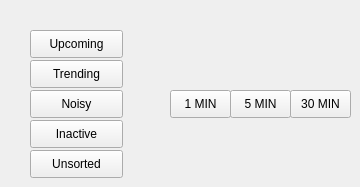
      <widget class="QWidget" name="tab_2">
       <attribute name="title">
        <string>Analysis</string>
       </attribute>
       <attribute name="toolTip">
        <string>&lt;html&gt;&lt;head/&gt;&lt;body&gt;&lt;p&gt;Trade Analysis&lt;/p&gt;&lt;/body&gt;&lt;/html&gt;</string>
       </attribute>
       <widget class="QPushButton" name="pushButton">
        <property name="geometry">
         <rect>
          <x>30</x>
          <y>30</y>
          <width>93</width>
          <height>28</height>
         </rect>
        </property>
        <property name="text">
         <string>Upcoming</string>
        </property>
       </widget>
       <widget class="QPushButton" name="pushButton_3">
        <property name="geometry">
         <rect>
          <x>30</x>
          <y>60</y>
          <width>93</width>
          <height>28</height>
         </rect>
        </property>
        <property name="text">
         <string>Trending</string>
        </property>
       </widget>
       <widget class="QPushButton" name="pushButton_4">
        <property name="geometry">
         <rect>
          <x>30</x>
          <y>90</y>
          <width>93</width>
          <height>28</height>
         </rect>
        </property>
        <property name="text">
         <string>Noisy</string>
        </property>
       </widget>
       <widget class="QPushButton" name="pushButton_5">
        <property name="geometry">
         <rect>
          <x>30</x>
          <y>120</y>
          <width>93</width>
          <height>28</height>
         </rect>
        </property>
        <property name="text">
         <string>Inactive</string>
        </property>
       </widget>
       <widget class="QPushButton" name="pushButton_6">
        <property name="geometry">
         <rect>
          <x>30</x>
          <y>150</y>
          <width>93</width>
          <height>28</height>
         </rect>
        </property>
        <property name="text">
         <string>Unsorted</string>
        </property>
       </widget>
       <widget class="QPushButton" name="MIN_5_BTN">
        <property name="geometry">
         <rect>
          <x>230</x>
          <y>90</y>
          <width>61</width>
          <height>28</height>
         </rect>
        </property>
        <property name="text">
         <string>5 MIN</string>
        </property>
        <property name="checkable">
         <bool>true</bool>
        </property>
       </widget>
       <widget class="QPushButton" name="MIN_1_BTN">
        <property name="geometry">
         <rect>
          <x>170</x>
          <y>90</y>
          <width>61</width>
          <height>28</height>
         </rect>
        </property>
        <property name="text">
         <string>1 MIN</string>
        </property>
        <property name="checkable">
         <bool>true</bool>
        </property>
       </widget>
       <widget class="QPushButton" name="MIN_30_BTN">
        <property name="geometry">
         <rect>
          <x>290</x>
          <y>90</y>
          <width>61</width>
          <height>28</height>
         </rect>
        </property>
        <property name="text">
         <string>30 MIN</string>
        </property>
        <property name="checkable">
         <bool>true</bool>
        </property>
       </widget>
      </widget>
